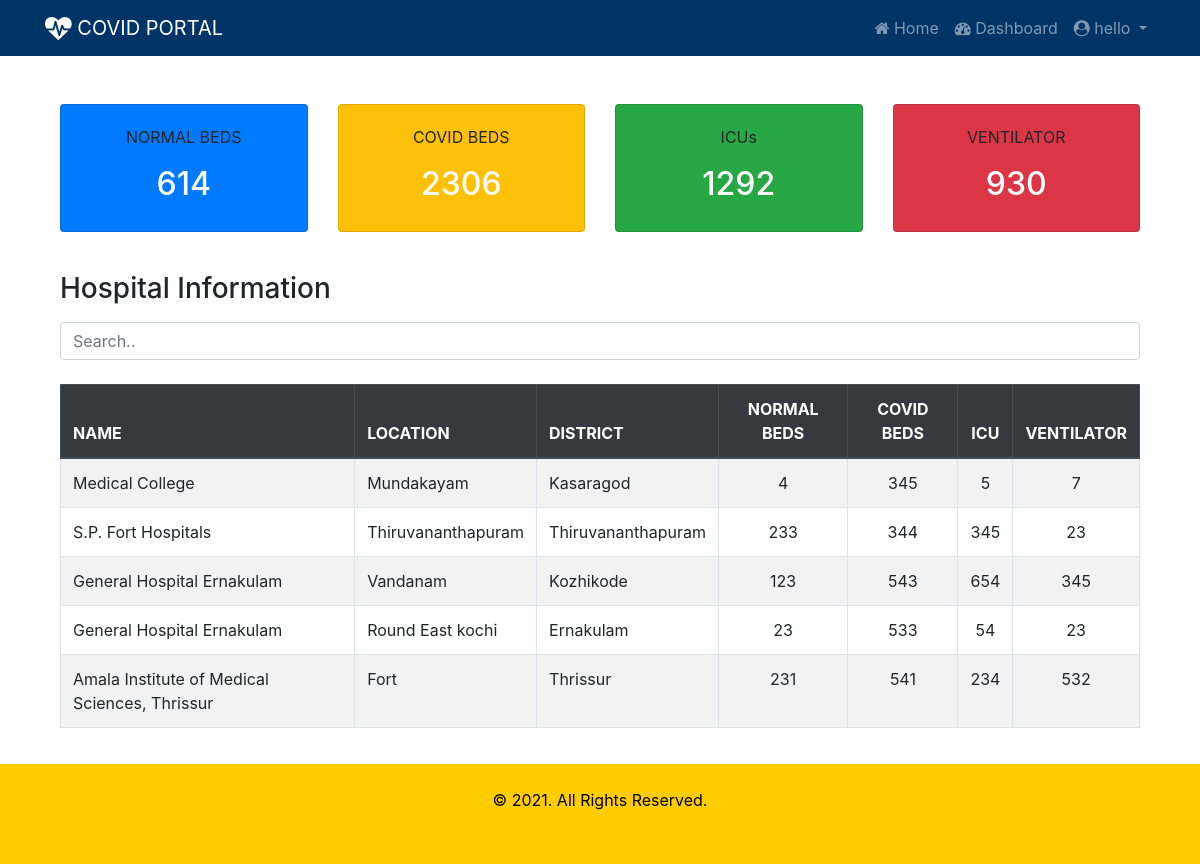
/beds/ (signed in), run on the app's committed database.
### beds/models.py (models this page shows, shortened)
class Hospital(models.Model):
    sc = (
    ('gov', 'Government'),
    ('prv', 'Private')
    )
    name = models.CharField(max_length=50)
    location = models.CharField(max_length=50)
    district = models.CharField(max_length=2, choices=dt)
    phone = models.CharField(max_length=12)
    sector = models.CharField(max_length=3, choices=sc)
    covid_beds = models.IntegerField()
    normal_beds = models.IntegerField()
    icu_beds = models.IntegerField()
    ventilator = models.IntegerField()
    user = models.OneToOneField(User, on_delete=models.CASCADE, blank=True, null=True)

### beds/views.py (the view)
# urls.py: path('', views.index, name='index'),
def index(request):
    normal_beds = Hospital.objects.aggregate(total=Sum('normal_beds'))
    covid_beds = Hospital.objects.aggregate(total=Sum('covid_beds'))
    icu = Hospital.objects.aggregate(total=Sum('icu_beds'))
    ventilator = Hospital.objects.aggregate(total=Sum('ventilator'))
    page = request.GET.get('page', 1)
    hospital_list = Hospital.objects.all()
    paginator = Paginator(hospital_list, 5)
    try:
        hospitals = paginator.page(page)
    except PageNotAnInteger:
        hospitals = paginator.page(1)
    except EmptyPage:
        hospitals = paginator.page(paginator.num_pages)
    context = {
        'normal_beds': normal_beds,
        'covid_beds': covid_beds,
        'icu': icu,
        'ventilator': ventilator,
        'hospitals': hospitals
    }
    return render(request, 'beds/summary.html', context)

### beds/templates/beds/summary.html (shortened to what this page needs)
{% extends 'beds/index.html' %}
{% block content %}
<div class="container mt-4 pt-4 pb-4">
  <div class="card-deck">
    <div class="card bg-primary">
      <div class="card-body text-center">
        <p class="card-text">NORMAL BEDS</p>
        <h2 class="text-white">{{ normal_beds.total }}</h2>
      </div>
    </div>
    <div class="card bg-warning">
      <div class="card-body text-center">
        <p class="card-text">COVID BEDS</p>
        <h2 class="text-white">{{ covid_beds.total }}</h2>
      </div>
    </div>
    <div class="card bg-success">
      <div class="card-body text-center">
        <p class="card-text">ICUs</p>
        <h2 class="text-white">{{ icu.total }}</h2>
      </div>
    </div>
    <div class="card bg-danger">
      <div class="card-body text-center">
        <p class="card-text">VENTILATOR</p>
        <h2 class="text-white">{{ ventilator.total }}</h2>
      </div>
    </div>
  </div>
</div>
<div class="container mt-3">
  <h3 class="mb-3">Hospital Information</h3>
  <input class="form-control" id="myInput" type="text" placeholder="Search..">
  <br>
  <table class="table table-bordered table-striped table-hover">
    <thead class="thead-dark">
      <tr>
        <th>NAME</th>
        <th>LOCATION</th>
        <th>DISTRICT</th>
        <th class="text-center">NORMAL BEDS</th>
        <th class="text-center">COVID BEDS</th>
        <th class="text-center">ICU</th>
        <th class="text-center">VENTILATOR</th>
      </tr>
    </thead>
    <tbody id="myTable">
      {% for hospital in hospitals %}
        <tr>
          <td>{{ hospital.name }}</td>
          <td>{{ hospital.location}}</td>
          <td>{{ hospital.get_district_display}}</td>
          <td class="text-center">{{ hospital.normal_beds}}</td>
          <td class="text-center">{{ hospital.covid_beds}}</td>
          <td class="text-center">{{ hospital.icu_beds}}</td>
          <td class="text-center">{{ hospital.ventilator}}</td>
        </tr>
      {% endfor %}
    </tbody>
  </table>
  <div style="height:120px;"></div>
</div>
{% endblock %}

### beds/templates/beds/index.html (shortened to what this page needs)
{% load static %}
<!DOCTYPE html>
<html lang="en">
<head>
  <link rel="stylesheet" href="https://cdnjs.cloudflare.com/ajax/libs/font-awesome/4.7.0/css/font-awesome.min.css">
  <link rel="stylesheet" href="https://maxcdn.bootstrapcdn.com/bootstrap/4.5.2/css/bootstrap.min.css">
  <link rel="stylesheet" href="{% static 'beds/css/style.css'%}">
</head>
<body>
<nav class="navbar navbar-expand-sm bg-navy navbar-dark">
  <div class="container">
    <a class="navbar-brand" href="#"><i class="fa fa-heartbeat fa-lg"></i> COVID PORTAL</a>
    {% if user.is_authenticated %}
      <ul class="navbar-nav">
        <li class="nav-item">
          <a class="nav-link" href="{% url 'index' %}"><i class="fa fa-home"></i> Home </a>
        </li>
        <li class="nav-item">
          <a class="nav-link" href="{% url 'dashboard' %}"><i class="fa fa-dashboard"></i> Dashboard </a>
        </li>
       <li class="nav-item dropdown">
         <a class="nav-link dropdown-toggle" href="#" id="navbardrop" data-toggle="dropdown">
           <i class="fa fa-user-circle"></i> {{ user.username }}
         </a>
       </li>
      </ul>
    {% endif %}
  </div>
</nav>
<div class="container">
  {% block content %}
  {% endblock %}
</div>
<footer class="footer" style="position:fixed; bottom:0; width:100%;">
  <div class="container-fluid p-4" >
    <p class="text-center"> &copy; 2021. All Rights Reserved.</p>
  </div>
</footer>
</body>
</html>

### beds/static/beds/css/style.css (style rules this page uses)
.bg-navy { background-color: #003366; color: white; }
.footer { background-color: #ffcc00; color: black; height: 100px; }

### data on the page
Hospital: name "Medical College", location "Mundakayam", district "Kasaragod", normal_beds "4", covid_beds "345", icu_beds "5", ventilator "7"
Hospital: name "S.P. Fort Hospitals", location "Thiruvananthapuram", district "Thiruvananthapuram", normal_beds "233", covid_beds "344", icu_beds "345", ventilator "23"
Hospital: name "General Hospital Ernakulam", location "Vandanam", district "Kozhikode", normal_beds "123", covid_beds "543", icu_beds "654", ventilator "345"
Hospital: name "General Hospital Ernakulam", location "Round East kochi", district "Ernakulam", normal_beds "23", covid_beds "533", icu_beds "54", ventilator "23"
Hospital: name "Amala Institute of Medical Sciences, Thrissur", location "Fort", district "Thrissur", normal_beds "231", covid_beds "541", icu_beds "234", ventilator "532"

### other printed values
{{ user.username }} "hello"
{{ normal_beds.total }} "614"
{{ covid_beds.total }} "2306"
{{ icu.total }} "1292"
{{ ventilator.total }} "930"
